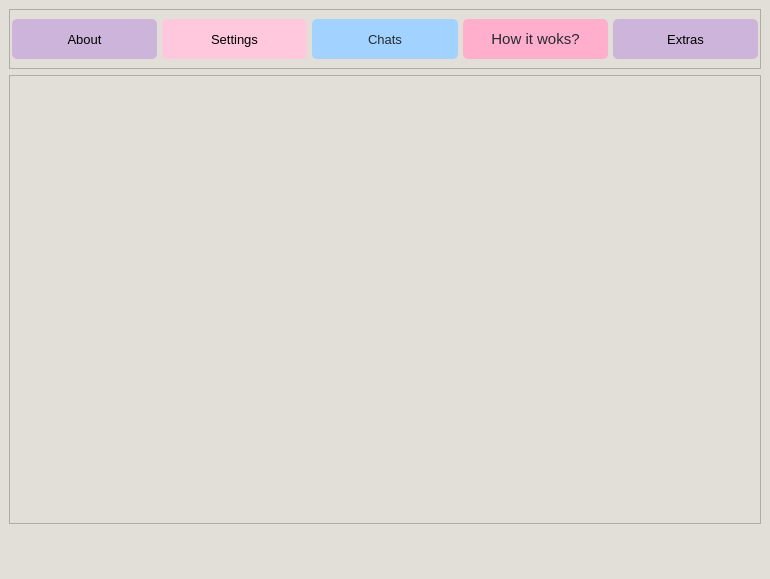
<?xml version="1.0" encoding="UTF-8"?>
<ui version="4.0">
 <class>MainWindow</class>
 <widget class="QMainWindow" name="MainWindow">
  <property name="geometry">
   <rect>
    <x>0</x>
    <y>0</y>
    <width>770</width>
    <height>579</height>
   </rect>
  </property>
  <property name="windowTitle">
   <string>MainWindow</string>
  </property>
  <property name="styleSheet">
   <string notr="true">background-color:rgb(225, 223, 216);</string>
  </property>
  <widget class="QWidget" name="centralwidget">
   <layout class="QVBoxLayout" name="verticalLayout">
    <item>
     <widget class="QFrame" name="frame">
      <property name="minimumSize">
       <size>
        <width>0</width>
        <height>20</height>
       </size>
      </property>
      <property name="maximumSize">
       <size>
        <width>16777215</width>
        <height>60</height>
       </size>
      </property>
      <property name="baseSize">
       <size>
        <width>0</width>
        <height>0</height>
       </size>
      </property>
      <property name="cursor">
       <cursorShape>ArrowCursor</cursorShape>
      </property>
      <property name="styleSheet">
       <string notr="true"/>
      </property>
      <property name="frameShape">
       <enum>QFrame::StyledPanel</enum>
      </property>
      <property name="frameShadow">
       <enum>QFrame::Raised</enum>
      </property>
      <layout class="QHBoxLayout" name="horizontalLayout">
       <property name="spacing">
        <number>5</number>
       </property>
       <property name="leftMargin">
        <number>2</number>
       </property>
       <property name="topMargin">
        <number>7</number>
       </property>
       <property name="rightMargin">
        <number>2</number>
       </property>
       <property name="bottomMargin">
        <number>7</number>
       </property>
       <item>
        <widget class="QPushButton" name="about_button">
         <property name="minimumSize">
          <size>
           <width>0</width>
           <height>40</height>
          </size>
         </property>
         <property name="font">
          <font>
           <pointsize>10</pointsize>
          </font>
         </property>
         <property name="cursor">
          <cursorShape>PointingHandCursor</cursorShape>
         </property>
         <property name="styleSheet">
          <string notr="true">QPushButton {
    background-color: #CDB4DB;
    color: black;
    font-size: 10pt;
    border: none;
	border-radius:  5px;
}

QPushButton:hover {
    border-bottom:3px solid black;
}</string>
         </property>
         <property name="text">
          <string>About</string>
         </property>
        </widget>
       </item>
       <item>
        <widget class="QPushButton" name="setting_button">
         <property name="minimumSize">
          <size>
           <width>0</width>
           <height>40</height>
          </size>
         </property>
         <property name="font">
          <font>
           <pointsize>10</pointsize>
          </font>
         </property>
         <property name="cursor">
          <cursorShape>PointingHandCursor</cursorShape>
         </property>
         <property name="styleSheet">
          <string notr="true">QPushButton {
    background-color: #FFC8DD;
    color: black;
    font-size: 10pt;
    border: none;

	border-radius:  5px;
}

QPushButton:hover {
	border-bottom:3px solid black;
}</string>
         </property>
         <property name="text">
          <string>Settings</string>
         </property>
         <property name="checkable">
          <bool>false</bool>
         </property>
        </widget>
       </item>
       <item>
        <widget class="QPushButton" name="chat_button">
         <property name="minimumSize">
          <size>
           <width>0</width>
           <height>40</height>
          </size>
         </property>
         <property name="font">
          <font>
           <pointsize>10</pointsize>
          </font>
         </property>
         <property name="cursor">
          <cursorShape>PointingHandCursor</cursorShape>
         </property>
         <property name="styleSheet">
          <string notr="true">QPushButton {
    background-color: #A2D2FF;
    color: #252b30;
    font-size: 10pt;
    border: none;

	border-radius:  5px;
}

QPushButton:hover {
    border-bottom:3px solid black;
}</string>
         </property>
         <property name="text">
          <string>Chats</string>
         </property>
        </widget>
       </item>
       <item>
        <widget class="QPushButton" name="how_button">
         <property name="minimumSize">
          <size>
           <width>0</width>
           <height>40</height>
          </size>
         </property>
         <property name="font">
          <font>
           <pointsize>11</pointsize>
          </font>
         </property>
         <property name="cursor">
          <cursorShape>PointingHandCursor</cursorShape>
         </property>
         <property name="styleSheet">
          <string notr="true">QPushButton {
    background-color: #FFAFCC;
    color: #252b30;
    font-size: 11pt;
    border: none;

	border-radius:  5px;

}

QPushButton:hover {
	border-bottom: 3px solid black ;
}</string>
         </property>
         <property name="text">
          <string>How it woks?</string>
         </property>
        </widget>
       </item>
       <item>
        <widget class="QPushButton" name="extras_button">
         <property name="minimumSize">
          <size>
           <width>0</width>
           <height>40</height>
          </size>
         </property>
         <property name="font">
          <font>
           <pointsize>10</pointsize>
          </font>
         </property>
         <property name="cursor">
          <cursorShape>PointingHandCursor</cursorShape>
         </property>
         <property name="styleSheet">
          <string notr="true">QPushButton {
    background-color: #CDB4DB;
    color: black;
    font-size: 10pt;
    border: none;
	border-radius:  5px;
}

QPushButton:hover {
    border-bottom:3px solid black;
}</string>
         </property>
         <property name="text">
          <string>Extras</string>
         </property>
        </widget>
       </item>
      </layout>
     </widget>
    </item>
    <item>
     <widget class="QFrame" name="placeholderWidget">
      <property name="sizePolicy">
       <sizepolicy hsizetype="Preferred" vsizetype="Ignored">
        <horstretch>0</horstretch>
        <verstretch>0</verstretch>
       </sizepolicy>
      </property>
      <property name="styleSheet">
       <string notr="true"/>
      </property>
      <property name="frameShape">
       <enum>QFrame::StyledPanel</enum>
      </property>
      <property name="frameShadow">
       <enum>QFrame::Raised</enum>
      </property>
      <layout class="QGridLayout" name="gridLayout"/>
     </widget>
    </item>
    <item>
     <widget class="QWidget" name="music_animation" native="true">
      <property name="sizePolicy">
       <sizepolicy hsizetype="Preferred" vsizetype="Maximum">
        <horstretch>0</horstretch>
        <verstretch>0</verstretch>
       </sizepolicy>
      </property>
      <property name="minimumSize">
       <size>
        <width>0</width>
        <height>40</height>
       </size>
      </property>
      <layout class="QVBoxLayout" name="music_animation_2">
       <property name="topMargin">
        <number>0</number>
       </property>
       <property name="bottomMargin">
        <number>5</number>
       </property>
       <item alignment="Qt::AlignHCenter|Qt::AlignVCenter">
        <widget class="QWidget" name="music_widget" native="true">
         <property name="minimumSize">
          <size>
           <width>180</width>
           <height>35</height>
          </size>
         </property>
         <layout class="QVBoxLayout" name="music_widget_2">
          <property name="spacing">
           <number>0</number>
          </property>
          <property name="leftMargin">
           <number>0</number>
          </property>
          <property name="topMargin">
           <number>0</number>
          </property>
          <property name="rightMargin">
           <number>0</number>
          </property>
          <property name="bottomMargin">
           <number>0</number>
          </property>
         </layout>
        </widget>
       </item>
      </layout>
     </widget>
    </item>
   </layout>
  </widget>
 </widget>
 <resources/>
 <connections/>
</ui>
